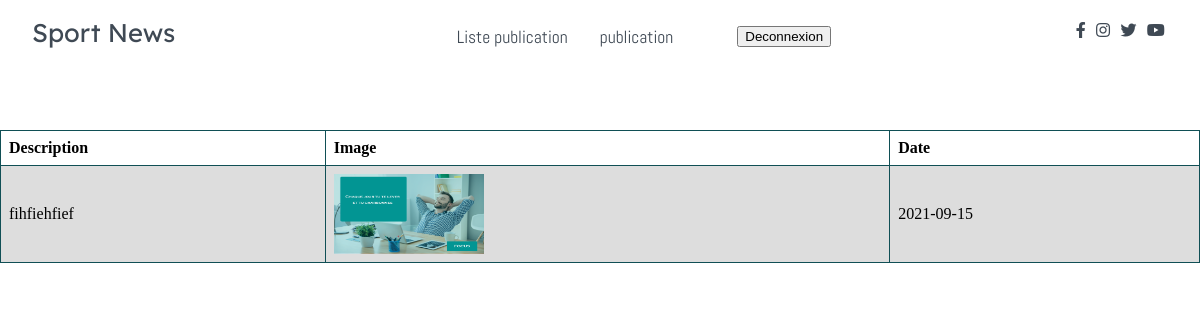
The app's page /vues/liste_publication.php (signed in) with its own data.
### tables this page shows
CREATE TABLE `publication_prestataire` (
  `id_publication_prestataire` int(11) NOT NULL,
  `id_categorie` int(11) NOT NULL,
  `id_prestaire` int(11) NOT NULL,
  `nom_prestataire` varchar(255) NOT NULL,
  `description` text NOT NULL,
  `datePublication` date NOT NULL,
  `name` varchar(255) NOT NULL,
  `file_url` varchar(255) NOT NULL
);

### requette/liste-publication.php (called while the page is built)
<?php
        include('../vues/connect.php');
            $getId='SELECT id_prestaire FROM prestataire WHERE login= "'.$_SESSION['login'].'" AND password = "'. $_SESSION['password'].'" ';
            $reponse_id=$bdd->query($getId);
            $reponse=$reponse_id->fetch();
            $requette = 'SELECT * FROM publication_prestataire WHERE id_prestaire="'.$reponse['id_prestaire'].'" ORDER BY id_publication_prestataire DESC';
            $reponse_data=$bdd->query($requette);
            $nombre = $reponse_data->rowCount();
?>

### vues/liste_publication.php (the view, shortened to what this page needs)
<link rel="stylesheet" href="../styles/message.css">
<?php
           include('layout/header-prestataire.php');
           include('../requette/liste-publication.php');
?>
<div class="">
                    <?php
                                if($nombre>=1){
                                        ?>
                                                <table style="margin-top:50px">
                                                                <tr>
                                                                        <th>Description</th>
                                                                        <th>Image</th>
                                                                        <th>Date</th>
                                                                </tr>
                                                            <?php
                                                                    while($publication=$reponse_data->fetch()){
                                                                        ?>
                                                                                    <tr>
                                                                                            <td><?php  echo $publication['description']; ?></td>
                                                                                            <td><img style="height:80px;width:150px" src="<?php echo $publication['file_url'];?>" alt=""></td>
                                                                                            <td><?php  echo $publication['datePublication'];?></td>
                                                                                    </tr>
                                                                        <?php
                                                        }
                                                            ?>
                                                    </table>
                                        <?php
                                } else {
                                        ?>
                                            <h1 class="statut">vous n'avez effectué aucune publication</h1>
                                        <?php
                                }
                    ?>
</div>

### styles/message.css (style rules this page uses)
table { border-collapse: collapse; width: 100%; }
td,th { border:1px solid #104F55; text-align: left; padding: 8; }
td { background-color: #dddddd; }

### records on screen
publication_prestataire: description "fihfiehfief", file_url (picture), datePublication "2021-09-15"
